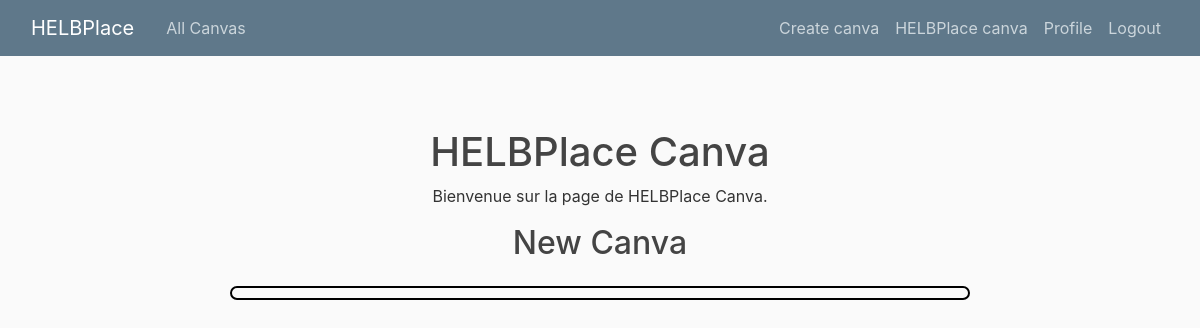
Page /canva/34/update/ (signed in) on the earlier database version.
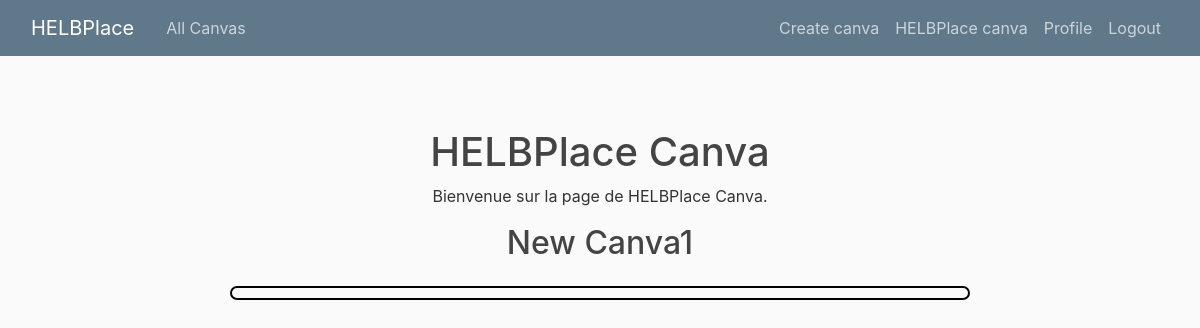
Same page on the later database version.
### blog/models.py (models this page shows, shortened)
class Canva(models.Model):
    title = models.CharField(max_length=100)
    sizeHeight = models.IntegerField()
    sizeWidth = models.IntegerField()
    timer = models.IntegerField()
    date_posted = models.DateTimeField(default=timezone.now)
    author = models.ForeignKey(User, on_delete=models.CASCADE)

### blog/views.py (the view, shortened to what this page needs)
# urls.py: path('canva/<int:pk>/update/', CanvaUpdateView.as_view(), name='canva-update'),
class CanvaUpdateView(LoginRequiredMixin, UserPassesTestMixin, UpdateView):
    model = Canva
    fields = ['title', 'sizeHeight', 'sizeWidth', 'timer']
    template_name = 'blog/canva_update_form.html'
    def test_func(self):
        return self.request.user == self.get_object().author
    def get_context_data(self, **kwargs):
        context = super().get_context_data(**kwargs)
        canva = self.object
        context['pixels'] = canva.pixels.all()
        context['creator_profile'] = canva.author.profile
        context['created_by'] = canva.author.username
        context['date_posted'] = canva.date_posted
        return context

### blog/templates/blog/canva_update_form.html (shortened to what this page needs)
{% extends "blog/base.html" %}
{% block content %}
<div class="container mt-5">
    <h1 class="text-center">HELBPlace Canva</h1>
    <p class="text-center">Bienvenue sur la page de HELBPlace Canva.</p>
</div>
<div class="container">
    <h2 class="mb-4 text-center">{{ canva.title }}</h2>
    <div class="canvas-grid">
    </div>
</div>
{% endblock %}

Differences in the rows shown:
changed Canva: title "New Canva" → "New Canva1"
